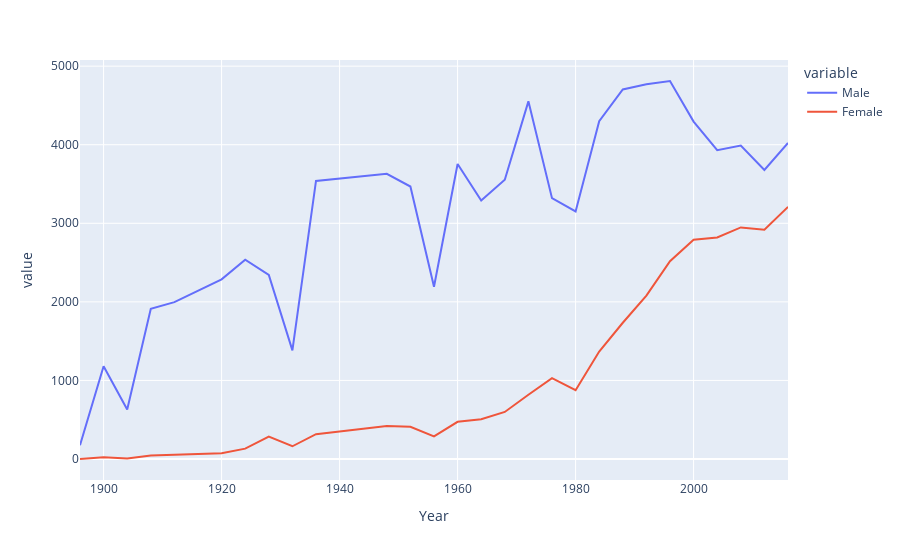

The cell this chart's notebook holds for it:
### Code cell
fig.show()

### Figure 1 — Plotly figure (JSON) as saved in the notebook; plotly's stock layout.template omitted (floating-point values rounded to 4 significant figures)
{"data": [{"hovertemplate": "variable=Male<br>Year=%{x}<br>value=%{y}<extra></extra>", "legendgroup": "Male", "line": {"color": "#636efa", "dash": "solid"}, "marker": {"symbol": "circle"}, "mode": "lines", "name": "Male", "orientation": "v", "showlegend": true, "type": "scatter", "x": [1896, 1900, 1904, 1908, 1912, 1920, 1924, 1928, 1932, 1936, 1948, 1952, 1956, 1960, 1964, 1968, 1972, 1976, 1980, 1984, 1988, 1992, 1996, 2000, 2004, 2008, 2012, 2016], "xaxis": "x", "y": [174, 1181, 629, 1911, 1996, 2286, 2536, 2342, 1382, 3539, 3629, 3468, 2193, 3755, 3290, 3555, 4552, 3320, 3151, 4299, 4704, 4769, 4811, 4294, 3931, 3990, 3679, 4022], "yaxis": "y"}, {"hovertemplate": "variable=Female<br>Year=%{x}<br>value=%{y}<extra></extra>", "legendgroup": "Female", "line": {"color": "#EF553B", "dash": "solid"}, "marker": {"symbol": "circle"}, "mode": "lines", "name": "Female", "orientation": "v", "showlegend": true, "type": "scatter", "x": [1896, 1900, 1904, 1908, 1912, 1920, 1924, 1928, 1932, 1936, 1948, 1952, 1956, 1960, 1964, 1968, 1972, 1976, 1980, 1984, 1988, 1992, 1996, 2000, 2004, 2008, 2012, 2016], "xaxis": "x", "y": [0, 23, 6, 44, 53, 73, 132, 285, 162, 316, 420, 409, 288, 473, 507, 599, 818, 1028, 875, 1368, 1734, 2080, 2518, 2790, 2820, 2947, 2919, 3209], "yaxis": "y"}], "layout": {"legend": {"title": {"text": "variable"}, "tracegroupgap": 0}, "margin": {"t": 60}, "xaxis": {"anchor": "y", "domain": [0, 1], "title": {"text": "Year"}}, "yaxis": {"anchor": "x", "domain": [0, 1], "title": {"text": "value"}}}}
